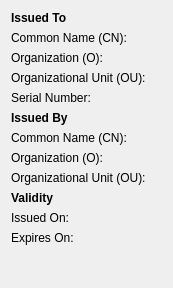
<?xml version="1.0" encoding="UTF-8"?>
<ui version="4.0">
 <class>CertificateInfoWidget</class>
 <widget class="QWidget" name="CertificateInfoWidget">
  <property name="geometry">
   <rect>
    <x>0</x>
    <y>0</y>
    <width>173</width>
    <height>288</height>
   </rect>
  </property>
  <layout class="QFormLayout" name="formLayout">
   <item row="0" column="0" colspan="2">
    <widget class="QLabel" name="label">
     <property name="text">
      <string>&lt;b&gt;Issued To&lt;/b&gt;</string>
     </property>
    </widget>
   </item>
   <item row="1" column="0">
    <widget class="QLabel" name="label_4">
     <property name="text">
      <string>Common Name (CN):</string>
     </property>
    </widget>
   </item>
   <item row="1" column="1">
    <widget class="QLabel" name="issuedToCN">
     <property name="text">
      <string/>
     </property>
     <property name="textInteractionFlags">
      <set>Qt::LinksAccessibleByMouse|Qt::TextSelectableByMouse</set>
     </property>
    </widget>
   </item>
   <item row="2" column="0">
    <widget class="QLabel" name="label_8">
     <property name="text">
      <string>Organization (O):</string>
     </property>
    </widget>
   </item>
   <item row="2" column="1">
    <widget class="QLabel" name="issuedToO">
     <property name="text">
      <string/>
     </property>
     <property name="textInteractionFlags">
      <set>Qt::LinksAccessibleByMouse|Qt::TextSelectableByMouse</set>
     </property>
    </widget>
   </item>
   <item row="3" column="0">
    <widget class="QLabel" name="label_10">
     <property name="text">
      <string>Organizational Unit (OU):</string>
     </property>
    </widget>
   </item>
   <item row="3" column="1">
    <widget class="QLabel" name="issuedToOU">
     <property name="text">
      <string/>
     </property>
     <property name="textInteractionFlags">
      <set>Qt::LinksAccessibleByMouse|Qt::TextSelectableByMouse</set>
     </property>
    </widget>
   </item>
   <item row="4" column="0">
    <widget class="QLabel" name="label_11">
     <property name="text">
      <string>Serial Number:</string>
     </property>
    </widget>
   </item>
   <item row="4" column="1">
    <widget class="QLabel" name="issuedToSN">
     <property name="text">
      <string/>
     </property>
     <property name="textInteractionFlags">
      <set>Qt::LinksAccessibleByMouse|Qt::TextSelectableByMouse</set>
     </property>
    </widget>
   </item>
   <item row="5" column="0">
    <widget class="QLabel" name="label_16">
     <property name="text">
      <string>&lt;b&gt;Issued By&lt;/b&gt;</string>
     </property>
    </widget>
   </item>
   <item row="6" column="0">
    <widget class="QLabel" name="label_17">
     <property name="text">
      <string>Common Name (CN):</string>
     </property>
    </widget>
   </item>
   <item row="6" column="1">
    <widget class="QLabel" name="issuedByCN">
     <property name="text">
      <string/>
     </property>
     <property name="textInteractionFlags">
      <set>Qt::LinksAccessibleByMouse|Qt::TextSelectableByMouse</set>
     </property>
    </widget>
   </item>
   <item row="7" column="0">
    <widget class="QLabel" name="label_18">
     <property name="text">
      <string>Organization (O):</string>
     </property>
    </widget>
   </item>
   <item row="7" column="1">
    <widget class="QLabel" name="issuedByO">
     <property name="text">
      <string/>
     </property>
     <property name="textInteractionFlags">
      <set>Qt::LinksAccessibleByMouse|Qt::TextSelectableByMouse</set>
     </property>
    </widget>
   </item>
   <item row="8" column="0">
    <widget class="QLabel" name="label_19">
     <property name="text">
      <string>Organizational Unit (OU):</string>
     </property>
    </widget>
   </item>
   <item row="8" column="1">
    <widget class="QLabel" name="issuedByOU">
     <property name="text">
      <string/>
     </property>
     <property name="textInteractionFlags">
      <set>Qt::LinksAccessibleByMouse|Qt::TextSelectableByMouse</set>
     </property>
    </widget>
   </item>
   <item row="9" column="0">
    <widget class="QLabel" name="label_20">
     <property name="text">
      <string>&lt;b&gt;Validity&lt;/b&gt;</string>
     </property>
    </widget>
   </item>
   <item row="10" column="0">
    <widget class="QLabel" name="label_21">
     <property name="text">
      <string>Issued On:</string>
     </property>
    </widget>
   </item>
   <item row="10" column="1">
    <widget class="QLabel" name="validityIssuedOn">
     <property name="text">
      <string/>
     </property>
     <property name="textInteractionFlags">
      <set>Qt::LinksAccessibleByMouse|Qt::TextSelectableByMouse</set>
     </property>
    </widget>
   </item>
   <item row="11" column="0">
    <widget class="QLabel" name="label_22">
     <property name="text">
      <string>Expires On:</string>
     </property>
    </widget>
   </item>
   <item row="11" column="1">
    <widget class="QLabel" name="validityExpiresOn">
     <property name="text">
      <string/>
     </property>
     <property name="textInteractionFlags">
      <set>Qt::LinksAccessibleByMouse|Qt::TextSelectableByMouse</set>
     </property>
    </widget>
   </item>
  </layout>
 </widget>
 <resources/>
 <connections/>
</ui>
